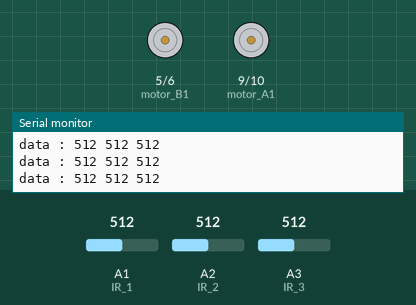
Simulated run of this sketch. Board: Arduino Uno, built with avr-gcc and run on an emulated ATmega328P. On the bench: motor-driver pin pairs drawn as motors (green arrow = first pin HIGH = forward, orange = second pin HIGH = backward, longer = more drive), the last lines printed to the serial monitor. The test bench sets the inputs (shaded band); at power-on: A1 (IR_1) = 512, A2 (IR_2) = 512, A3 (IR_3) = 512.

Above: at 1.2 s.
1.3 s: A1 (IR_1) set to 589
4.3 s: A1 (IR_1) set to 607
At 5.3 s:
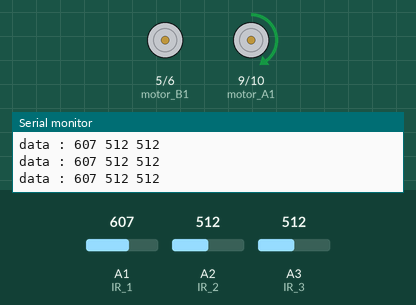
7.3 s: A2 (IR_2) set to 587
10.3 s: A2 (IR_2) set to 616
At 11.5 s:
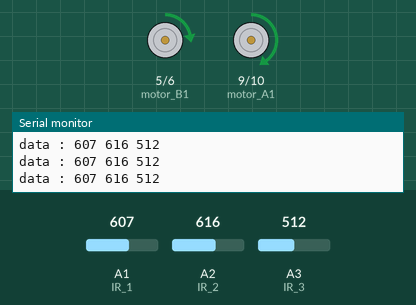
13.3 s: A1 (IR_1) set to 0
At 14.2 s:
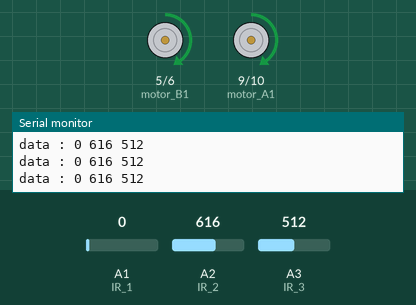
14.8 s: A3 (IR_3) set to 587
16.3 s: A3 (IR_3) set to 613
At 17.3 s:
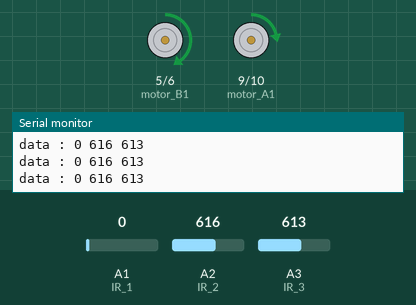
Timing chart, 0 to 18.8 s (numbered marks = the images above; inputs shaded):
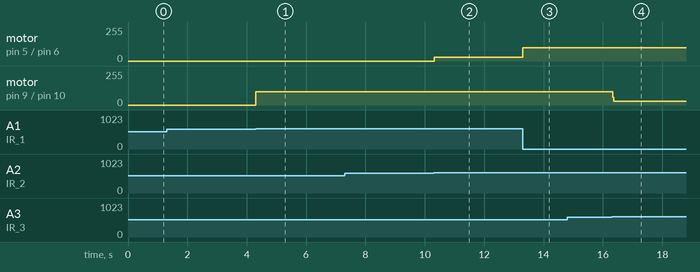

The sketch:

arduino_line_tracer.ino
```cpp
int IR_1 = A1;
int IR_2 = A2;
int IR_3 = A3;

int motor_A1 = 9;
int motor_A2 = 10;

int motor_B1 = 5;
int motor_B2 = 6;

void setup() {
  pinMode(IR_1, INPUT);
  pinMode(IR_2, INPUT);
  pinMode(IR_3, INPUT);

  pinMode(motor_A1, OUTPUT);
  pinMode(motor_A2, OUTPUT);
  pinMode(motor_B1, OUTPUT);
  pinMode(motor_B2, OUTPUT);

  Serial.begin(9600);
}

void loop() {
    IR_Run();
    motor_con(0, 0);
}

void IR_Run() {
  int thresh = 600;

  int IR_1_data = analogRead(IR_1); // 낮은게 검정
  int IR_2_data = analogRead(IR_2);
  int IR_3_data = analogRead(IR_3);

  if (IR_1_data < thresh && IR_2_data >= thresh && IR_3_data < thresh) { // 101
    motor_con(100, 100);
  }
  else if (IR_1_data < thresh && IR_2_data >= thresh && IR_3_data >= thresh) { //100
    motor_con(30, 100);
  }
  else if (IR_1_data < thresh && IR_2_data < thresh && IR_3_data >= thresh) { //110
    motor_con(0, 100);
  }
  else if (IR_1_data >= thresh && IR_2_data >= thresh && IR_3_data < thresh) { //001
    motor_con(100, 30);
  }
  else if (IR_1_data >= thresh && IR_2_data < thresh && IR_3_data < thresh) { //011
    motor_con(100, 0);
  }

  Serial.print("data : ");
  Serial.print(IR_1_data);
  Serial.print(" ");
  Serial.print(IR_2_data);
  Serial.print(" ");
  Serial.println(IR_3_data);
}

void motor_con(int pwmA, int pwmB) {
  // MOTOR A direction
  if (pwmA > 0) {
    analogWrite(motor_A1, abs(pwmA));
    analogWrite(motor_A2, 0);
  }
  else if (pwmA < 0) {
    analogWrite(motor_A1, 0);
    analogWrite(motor_A2, abs(pwmA));
  }
  else {
    digitalWrite(motor_A1, LOW);
    digitalWrite(motor_A2, LOW);
  }

  // MOTOR B direction
  if (pwmB > 0) {
    analogWrite(motor_B1, abs(pwmB));
    analogWrite(motor_B2, 0);
  }
  else if (pwmB < 0) {
    analogWrite(motor_B1, 0);
    analogWrite(motor_B2, abs(pwmB));
  }
  else {
    digitalWrite(motor_B1, LOW);
    digitalWrite(motor_B2, LOW);
  }
}
```

Measured:
- the behaviour switches between 599 and 600 on A1 (IR_1) (found by bisection; images 0 and 1)
- the behaviour switches between 599 and 600 on A3 (IR_3) (found by bisection; images 3 and 4)
- after the input at 4.3 s, motor on pin 9 (motor_A1) / pin 10 (motor_A2): stopped → forward 100/255 at once
- after the input at 10.3 s, motor on pin 5 (motor_B1) / pin 6 (motor_B2): stopped → forward 30/255 at once
- after the input at 13.3 s, motor on pin 5 (motor_B1) / pin 6 (motor_B2): forward 30/255 → forward 100/255 at once
- after the input at 16.3 s, motor on pin 9 (motor_A1) / pin 10 (motor_A2): forward 100/255 → forward 29/255 at once
